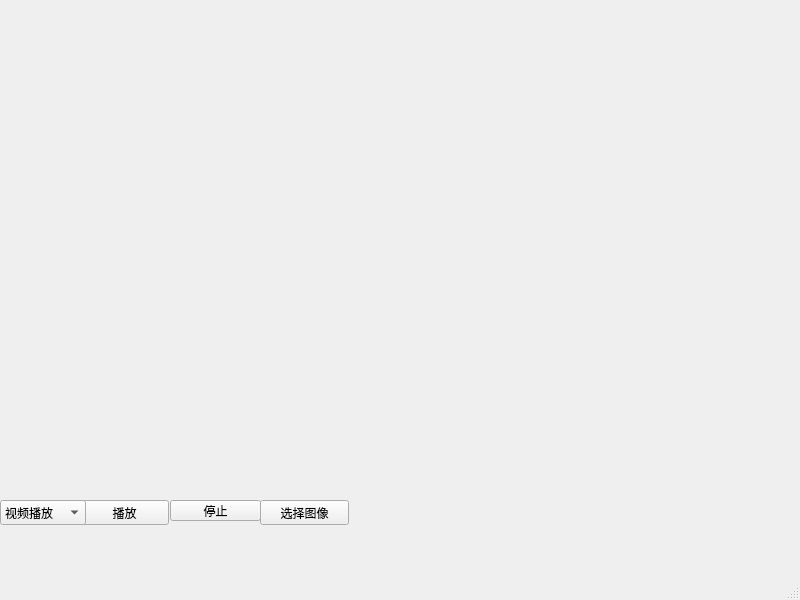
<?xml version="1.0" encoding="UTF-8"?>
<ui version="4.0">
 <class>MainWindow</class>
 <widget class="QMainWindow" name="MainWindow">
  <property name="geometry">
   <rect>
    <x>0</x>
    <y>0</y>
    <width>800</width>
    <height>600</height>
   </rect>
  </property>
  <property name="windowTitle">
   <string>MainWindow</string>
  </property>
  <widget class="QWidget" name="centralwidget">
   <widget class="QPushButton" name="pushButton">
    <property name="geometry">
     <rect>
      <x>80</x>
      <y>500</y>
      <width>89</width>
      <height>25</height>
     </rect>
    </property>
    <property name="text">
     <string>播放</string>
    </property>
   </widget>
   <widget class="QLabel" name="label">
    <property name="geometry">
     <rect>
      <x>10</x>
      <y>10</y>
      <width>611</width>
      <height>381</height>
     </rect>
    </property>
    <property name="text">
     <string/>
    </property>
   </widget>
   <widget class="QComboBox" name="comboBox">
    <property name="geometry">
     <rect>
      <x>0</x>
      <y>500</y>
      <width>86</width>
      <height>25</height>
     </rect>
    </property>
    <item>
     <property name="text">
      <string>视频播放</string>
     </property>
    </item>
    <item>
     <property name="text">
      <string>摄像头播放</string>
     </property>
    </item>
   </widget>
   <widget class="QPushButton" name="pushButton_2">
    <property name="geometry">
     <rect>
      <x>170</x>
      <y>500</y>
      <width>91</width>
      <height>21</height>
     </rect>
    </property>
    <property name="text">
     <string>停止</string>
    </property>
   </widget>
   <widget class="QPushButton" name="SeletImgButton">
    <property name="geometry">
     <rect>
      <x>260</x>
      <y>500</y>
      <width>89</width>
      <height>25</height>
     </rect>
    </property>
    <property name="text">
     <string>选择图像</string>
    </property>
   </widget>
  </widget>
  <widget class="QMenuBar" name="menubar">
   <property name="geometry">
    <rect>
     <x>0</x>
     <y>0</y>
     <width>800</width>
     <height>28</height>
    </rect>
   </property>
  </widget>
  <widget class="QStatusBar" name="statusbar"/>
 </widget>
 <resources/>
 <connections/>
</ui>
